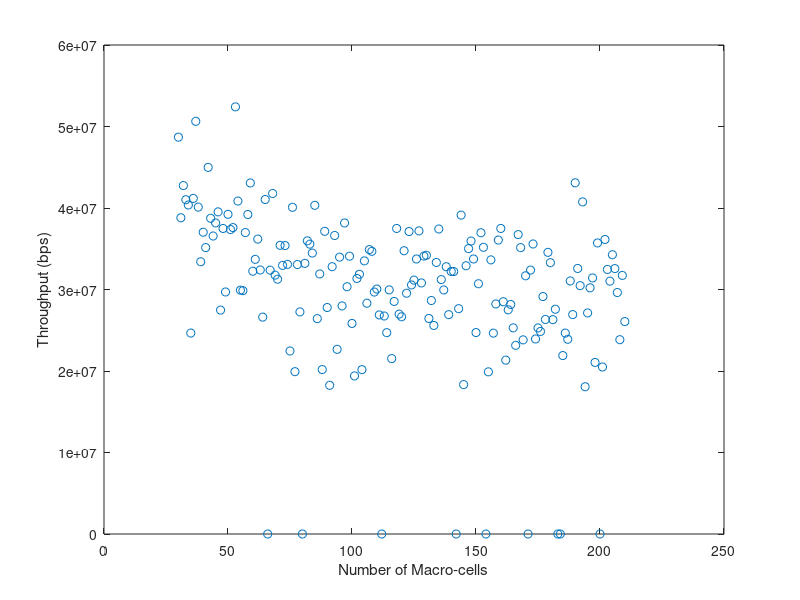

Source code (MATLAB):
%**************************************************************************
% Filename: FFR_Simulator.m
% Group Name: GTW-E
% Date: 03/17/2020
% Description: Script used to simulate Fractional Frequency Reuse(FFR)
% medthods for HetNet applications. Four FFR algorithms are modeled to
% analyze performance tradeoffs between algorithm approaches. 
%
% FFR Algorithms:
%                FFR-3SL (Proposed Paper) 
%                FFR-3  (Reference:10) 
%                OSFFR  (Reference:11)
%                FFR-3R (Reference:12) 
%
%**************************************************************************

%----------------------------------------------------
% Common Sim Variables
%----------------------------------------------------
BER     = 10^-6;         % Target Bit Error Rate(BER)
alpha   = -1.5/log(BER); % Constant for target BER
deltaf  = 15e3;          % Subcarrier spacing (Hz)
CH_BW   = 20e6;          % Channel Bandwidth (Hz)
Mc_rad  = 500;           % Macrocell radius(m)
m_users = 150;           % Macrocell Users
f_users = 150;           % Femtocell Users
SCpRB   = 12;            % Sub-carriers per resource block
Num_RB  = 100;           % Total number of resource blocks
Num_SC  = Num_RB*SCpRB;  % Number of subcarriers
MC_TxP  = [10 15 20];    % Macrocell Base Station Transmit Power
FC_TxP  = 20e-3;         % Femtocell Base Station Transmit Power
No_PSD  = -174;          % Noise Power Spectral Density (dBm/Hz)
Nm      = 7;             % Number of Macrocells
Nf      = 210;           % Number of Femtocells
d_vec  = 5;              % Distance from base station to user in meters
Lwalls = [7 10 15];      % Loss through walls [light internal, internal, external]
wall_type = 1;           % Selects wall type from array of wall loss vector
                         % hard coded to 1(light internal) for now, will 
                         % implement selector code later.

                         

PL_outdoor = 28.0 + 35*log10(d_vec);
PL_indoor  = 38.5 + 20*log10(d_vec)+Lwalls(wall_type);
PL_vec = [PL_outdoor PL_indoor];
PL_type = 1;        % Selects PL type being either indoor or outdoor.
                    % hard coded to 1(outdoor) for now, will implement selector code
                    % later.
PL = PL_vec(PL_type);
       



%**************************************************************************
% FFR-3SL Code (Proposed Paper)
%**************************************************************************

%-------------------------------------------
% Macrocell - SINR, Capacity, and Throughput
%-------------------------------------------
idx=0;
Tm_vec = [];
Nf_vec = 30:210;
for Nf=Nf_vec
    
    Num_Mc = 7;
    Num_Fc = Nf;
    
    % Convert Macrocell power to watts
    MC_TxP = MC_TxP(1);
    MC_TxP_W = 10^(MC_TxP/10);
    
    % Convert Femtocell power to watts
    FC_TxP_W = 10^(FC_TxP/10);
    
    
    % d_vec = [
    %     866  %B->A
    %     866  %B->C
    %     1500 %B->D
    %     1732 %B->E
    %     1500 %B->F
    %     866  %B->G
    %     ];
    
    % Summation of M neighboring Macro-cell's Power & Gain products on sub-carrier k
    sigma_PMp_GMp = 0; % Initialize to zero
    for m=1:(Num_Mc-1)
        %d = d_vec(m);
        d=866;
        PL_outdoor = 28.0 + 35*log10(d);
        PL = PL_outdoor;
        Gain = 10^-(PL/10);
        sigma_PMp_GMp = sigma_PMp_GMp + (MC_TxP_W*Gain);
    end
    
    % Summation of F neighboring Femto-cell Power & Gain products on sub-carrier k
    sigma_PF_GF = 0; % Initialize to zero
    for f=1:(Num_Fc)
        d = round(rand*(2*Mc_rad));
        PL_outdoor = 28.0 + 35*log10(d);
        PL = PL_outdoor;
        Gain = 10^-(PL/10);
        sigma_PF_GF = sigma_PF_GF + (FC_TxP_W*Gain);
    end
    
    
    Ch_Gain_W = 10^(28/10);
    % SINR equation for a given Macro-cell on sub-carrier k
    SINRmk = (MC_TxP_W*Ch_Gain_W)/(10^((No_PSD*deltaf)/10) + sigma_PMp_GMp + sigma_PF_GF);
    
    % Capacity of macro user m on sub-carrier k
    Cmk = deltaf*log2(1+alpha*SINRmk);
    
    % Calculate Throughput of the Macro-cell across all m users
    Tm = 0; % Initialize to zero
    for m=1:m_users
        Beta_km = round(rand);
        Tm = Tm + Cmk * Beta_km;
    end
    
    idx = idx+1;
    Tm_vec(idx) = Tm;
    
end
    

%-------------------------------------------
% Femtocell - SINR, Capacity, and Throughput
%-------------------------------------------





%**************************************************************************
% FFR-3 Code FFR-3  (Reference:10)
%**************************************************************************




%**************************************************************************
% OSFFR Code (Reference:11)
%**************************************************************************








%**************************************************************************
% FFR-3R Code FFR-3R (Reference:12)
%**************************************************************************







%**************************************************************************
% Figures/Plots
%**************************************************************************

figure; 
plot(Nf_vec,Tm_vec, 'o');
xlabel('Number of Macro-cells');
ylabel('Throughput (bps)');
